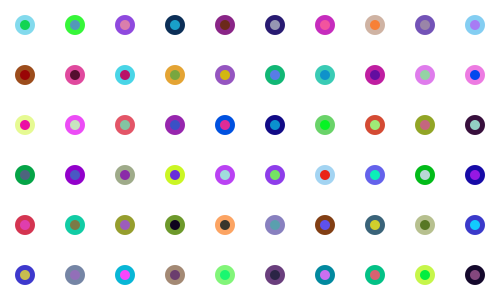
Frame 1 (no input)
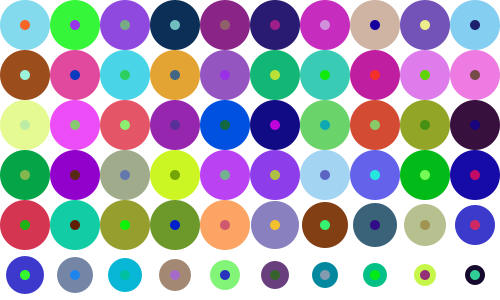
Frame 60 (the mouse pressed at the canvas centre just before this capture)
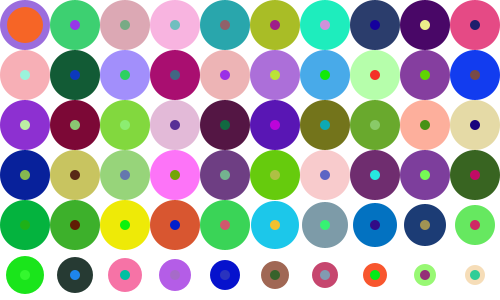
Frame 120 (the mouse held since frame 60 and released just before this capture)

The Processing sketch that drew these frames (run headless with seeded random() and noise(); from frame 60 on, the mouse is pressed at the canvas centre):

// Processing sketch: processing_171471
// ── processing_171471.pde

Circle circles[][] = new Circle[6][10];
Rectangle rectangles[] = new Rectangle[24];
int xspacing = 25;
int yspacing = 25;
int xRectSpacing;
int xRectAdd;
int timeStart = 1;
int rectTimeStart = 1;
int s;
int m;
int h;

void setup()
{
  size(500, 300);
  background(255);
  ellipseMode(CENTER);
  rectMode(CENTER);
  xRectSpacing = width/24;
  xRectAdd = width/24;
  for (int a = 0; a < rectangles.length; a++)
  {
    rectangles[a] = new Rectangle(xRectSpacing, height/2, rectTimeStart);
    xRectSpacing = xRectSpacing + xRectAdd;
    rectTimeStart = rectTimeStart + 1;
  }
  for (int i = 0; i < 6; i++)
  {
    xspacing = 25;
    for (int j = 0; j < 10; j++)
    {
      //circles[i][j] = new Circle(xspacing, yspacing, timeStart, timeStart, timeStart);
      circles[i][j] = new Circle(xspacing, yspacing, timeStart, timeStart);
      xspacing = xspacing + 50;
      timeStart = timeStart + 1;
    }
    yspacing = yspacing + 50;
  }
}

void draw()
{
  background(255);
  //s = second();
  //m = minute();
  //h = hour();
  s = s+1;
  if (s == 60)
  {
    s = 0;
    m = m +1;
  }
  if (m == 60)
  {
    m = 0;
    h = h +1;
  }

  if ( h == 24)
  {
    h = 0;
  }

  for (int p = 0; p < rectangles.length; p++)
  {
    rectangles[p].show();
  }

  for (int i = 0; i < 6; i++)
  {
    for (int j = 0; j< 10; j++)
    {
      circles[i][j].display();
    }
  }

  for (int a = 0; a < 6; a++)
  {
    for (int b = 0; b < 10; b++)
    {
      circles[a][b].grow();
    }
  }
  if (s == 0)
  {
    for (int c = 0; c < 6; c++)
    {
      for (int d = 0; d < 10; d++)
      {
        circles[c][d].reset();
      }
    }
  }
  if (m == 0)
  {
    for (int c = 0; c < 6; c++)
    {
      for (int d = 0; d < 10; d++)
      {
        circles[c][d].reset2();
      }
    }
  }


  println(h, m, s);
}

class Circle
{

  int x;
  int y;
  int r = 10;
  int r2 = 5;

  int timeCheck;
  int timeCheck2;
  color c = color(random(0,255),random(0,255),random(0,255));
  color c3 = color(random(0,255),random(0,255),random(0,255));



  Circle(int tempx, int tempy, int temptimeCheck, int temptimeCheck2)
  {
    x = tempx;
    y = tempy; 
    timeCheck = temptimeCheck;
    timeCheck2 = temptimeCheck2;
  }

  void display()
  {
    noStroke();
    fill(c3);
    ellipse(x, y, r*2, r*2);
    fill(c);
    ellipse(x, y, r2*2, r2*2);
  }

  void grow()
  {
    if (timeCheck <= s)
    {

      if (r < 25)
      {
        r = r + 1;
      }
    }
    if (timeCheck2 <= m)
    {

      if (r2 < 18)
      {
        r2 = r2+1;
      }
    }
  }
  void reset()
  {
    r = 10;
   c3 = color(random(0,255),random(0,255),random(0,255));
  }

  void reset2()
  {
    r2 = 5;
    c = color(random(0,255),random(0,255),random(0,255));
  }
}

class Rectangle
{
  int x;
  int y;
  int w = width/24;
  int he = height;
  int recttimeCheck;
  color c = color(random(0, 255), random(0, 255), random(0, 255));

  Rectangle(int tempx, int tempy, int temprecttimeCheck)
  {
    x = tempx;
    y = tempy;
    recttimeCheck = temprecttimeCheck;
  }

  void show()
  {
    if (recttimeCheck <= h)
    {
      stroke(1);
      fill(c);
      rect(x, y, w, he);
    }
  }
}
